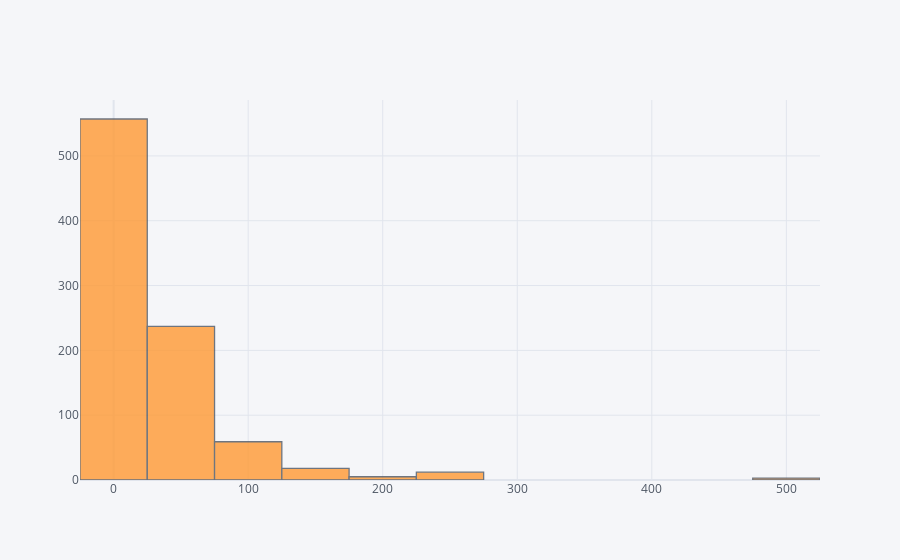

The cell this chart's notebook holds for it:
### Code cell
dataset['Fare'].iplot(kind='hist',bins=20)

### Figure 1 — Plotly figure (JSON) as saved in the notebook; plotly's stock layout.template omitted (floating-point values rounded to 4 significant figures; data arrays with more than 128 entries replaced by an {"elided": "..."} marker saying what was removed)
{"data": [{"histfunc": "count", "histnorm": "", "marker": {"color": "rgba(255, 153, 51, 1.0)", "line": {"color": "#4D5663", "width": 1.3}}, "name": "Fare", "nbinsx": 20, "opacity": 0.8, "orientation": "v", "type": "histogram", "x": {"elided": "891 float values"}}], "layout": {"barmode": "overlay", "legend": {"bgcolor": "#F5F6F9", "font": {"color": "#4D5663"}}, "paper_bgcolor": "#F5F6F9", "plot_bgcolor": "#F5F6F9", "title": {"font": {"color": "#4D5663"}}, "xaxis": {"gridcolor": "#E1E5ED", "showgrid": true, "tickfont": {"color": "#4D5663"}, "title": {"font": {"color": "#4D5663"}, "text": ""}, "zerolinecolor": "#E1E5ED"}, "yaxis": {"gridcolor": "#E1E5ED", "showgrid": true, "tickfont": {"color": "#4D5663"}, "title": {"font": {"color": "#4D5663"}, "text": ""}, "zerolinecolor": "#E1E5ED"}}}
